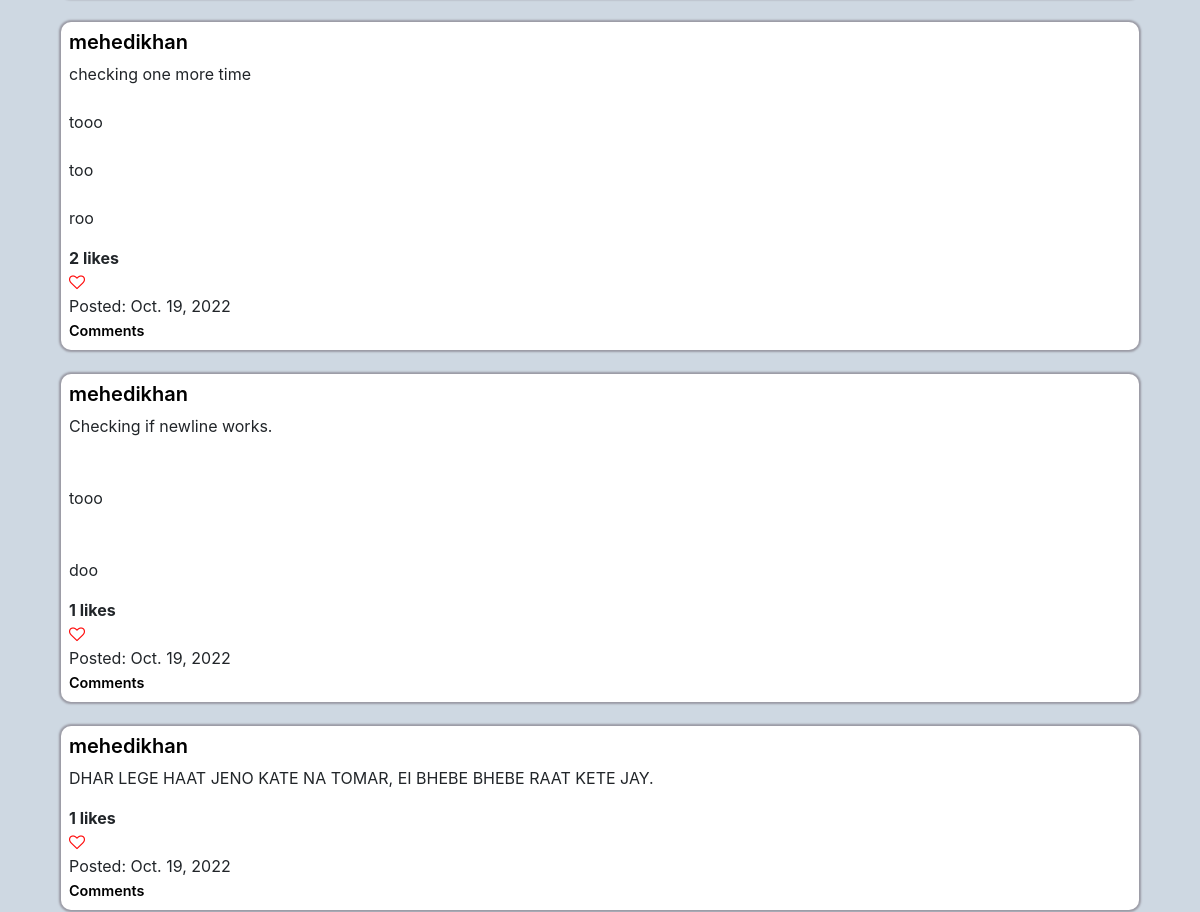
Page /following_posts (signed in, middle part) on the earlier database version.
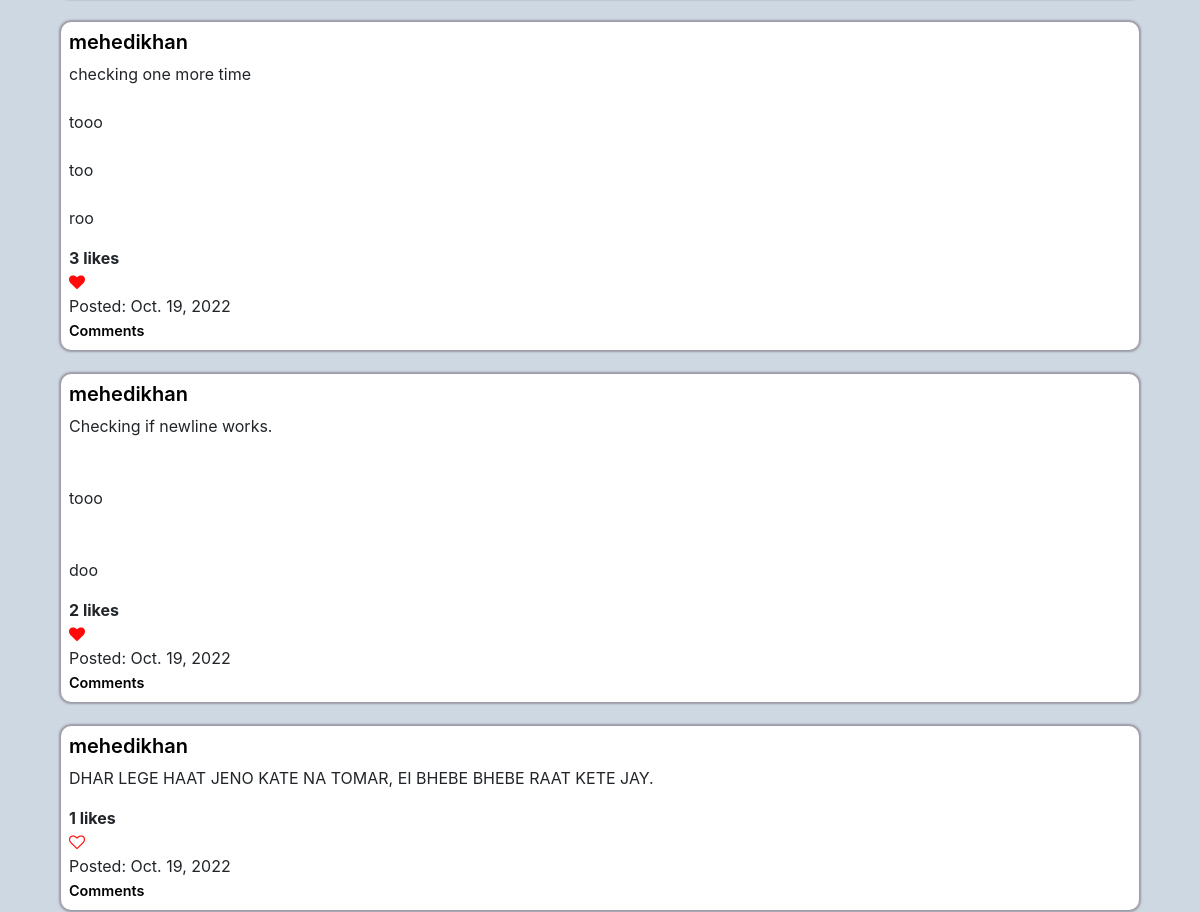
Same page on the later database version.
### network/models.py (models this page shows)
class Post(models.Model):
    post = models.TextField()
    creator = models.CharField(max_length=64, blank=False)
    created = models.DateField(auto_now_add=False, auto_now=False, default=timezone.now)
    likes_count = models.PositiveIntegerField(default=0)
    likes = models.ManyToManyField(User, blank=True, related_name="likes")

### network/views.py (the view)
# urls.py: path("following_posts", views.following_posts, name="following_posts"),
@login_required
def following_posts(request):
    current_user = request.user.username
    u = User.objects.get(username=current_user)
    f = u.following.all()
    following_list = []
    for user in f:
        following_list.append(user.username)
    posts = Post.objects.filter(creator__in=following_list).order_by('-id')
    try:
        user = User.objects.filter(username=current_user).values().get()
        id = user["id"]
        posts_lbtcu = Post.objects.filter(likes=id).values() # lbtcu = liked by the current user.
        posts_lbtcu_id = []
        for post in posts_lbtcu:
            posts_lbtcu_id.append(post["id"])
    except UnboundLocalError:
        posts_lbtcu_id = None
    paginator = Paginator(posts, 10)
    page_number = request.GET.get('page')
    page_obj = paginator.get_page(page_number)
    return render(request, "network/following.html",{
        "posts" : posts,
        "following_list" : following_list,
        "page_obj" : page_obj,
        "posts_lbtcu_id" : posts_lbtcu_id,
    })

### network/templates/network/following.html (shortened to what this page needs)
{% extends "network/layout.html" %}
{% block body %}
    {% if not page_obj %}
        <strong style="font-size: 1.5rem">You have no following posts.</strong>
    {% else %}
        <br>
        <br>
        {% for post in page_obj %}
            {% if post.creator in following_list %}
                <div class="eachpost" id="post_box">
                    <div class="row">
                        <div class="col-lg-11">
                            <h5><a class="link_light link_class" href="{% url 'profile' post.creator %}">{{ post.creator }}</a></h5>
                            <div id="{{post.id}}">
                                <p style="white-space: pre-wrap;">{{ post.post }}</p>
                                <strong>{{ post.likes_count }} likes</strong>
                            </div>
                            {% if user.is_authenticated %}
                                {% if post.id in posts_lbtcu_id %}
                                    <span data-post_id="{{post.id}}" class="like_button"><i id="heart_btn" data-post_id="{{post.id}}" class="fa fa-heart" style="font-size:16px; color:rgb(255, 9, 9)"></i></span>
                                {% else %}
                                    <span data-post_id="{{post.id}}" class="like_button"><i id="heart_btn" data-post_id="{{post.id}}" class="fa fa-heart-o" style="font-size:16px; color:rgb(255, 9, 9)"></i></span>
                                {% endif %}
                            <br>
                            {% endif %}
                            Posted: {{ post.created }}
                            <br>
                                <a class="link_light small_link link_class" href="{% url 'comments' post.id %}">Comments</a>
                            <br>
                        </div>
                        <div class="col-lg-1">
                        </div>
                    </div>
                </div>
                <br>
            {% endif %}
        {% endfor %}
    {% endif %}
{% endblock %}

Differences in the rows shown:
changed Post "checking one more time tooo too roo": likes_count "2" → "3"
changed Post "Checking if newline works. tooo doo": likes_count "1" → "2"
